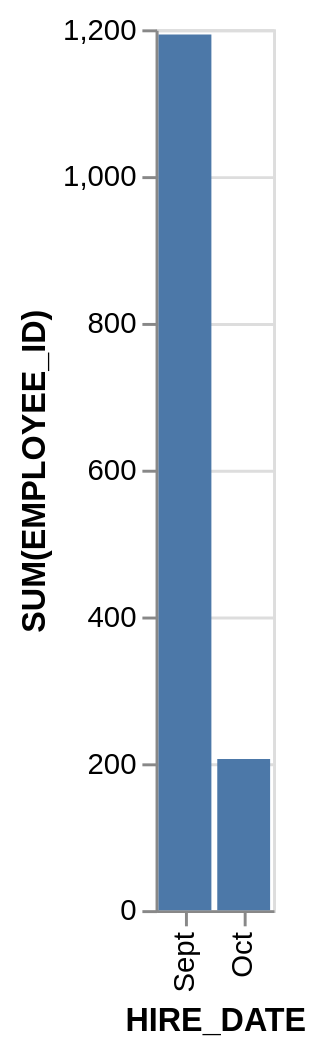

Vega-Lite specification for this chart:
### Vega-Lite specification from a JSON file in a GitHub repository (floating-point values rounded to 4 significant figures)
{"data": {"values": [{"x_data": "Sept", "y_data": 1193}, {"x_data": "Oct", "y_data": 206}]}, "mark": "bar", "encoding": {"x": {"field": "x_data", "type": "nominal", "title": "HIRE_DATE", "sort": {"op": "sum", "field": "y_data", "order": "descending"}}, "y": {"field": "y_data", "type": "quantitative", "title": "SUM(EMPLOYEE_ID)"}}}
